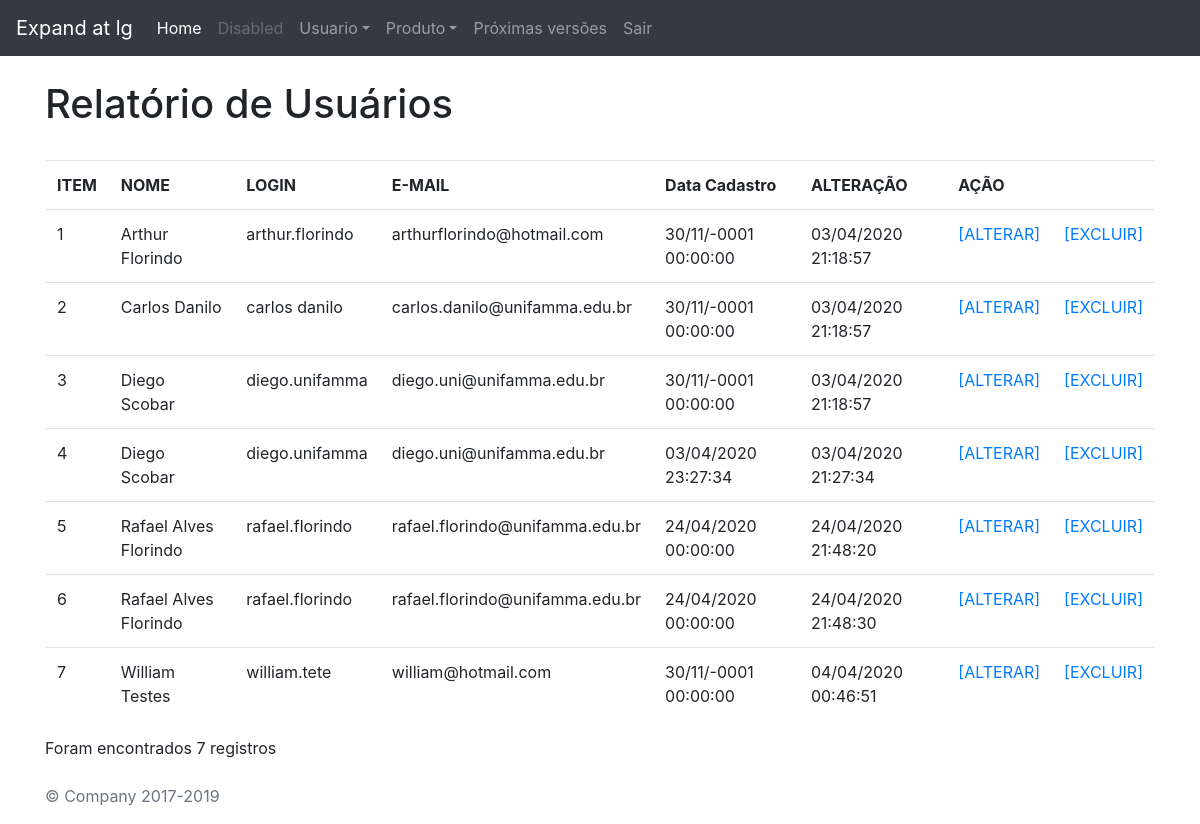
The page /view/relatorioTelaUsuario.php (signed in) on the database its author committed.
### tables this page shows
CREATE TABLE `usuario` (
  `id` int(11) NOT NULL,
  `nome` varchar(255) NOT NULL,
  `email` varchar(255) NOT NULL,
  `login` varchar(30) NOT NULL,
  `senha` varchar(50) NOT NULL,
  `dataCadastro` datetime NOT NULL,
  `dataAlteracao` timestamp NOT NULL DEFAULT CURRENT_TIMESTAMP ON UPDATE CURRENT_TIMESTAMP,
  `ativo` tinyint(4) NOT NULL
);

### model/Usuario.php (called while the page is built, shortened)
<?php
class Usuario
{
  private $conexao;
  function __construct()
  {
    include ("Conexao.php");
    $conectar = new Conectar();
    $this->conexao=$conectar->conectar();
  }
  public function getConexao(){
    return $this->conexao;
  }
  public function relatorioSimples(){
    if($this->getConexao()){
      $query = "SELECT
      id, nome, email, login, senha, dataCadastro, dataAlteracao FROM usuario
      order by nome asc
      ";
      $busca = $this->conexao->query($query);
      $retornoBanco = array();
      while ($linha = $busca->fetch_array()) {
        $retornoBanco[] = $linha;
      }
      return $retornoBanco;
    }else{
      echo "Erro";
    }
  }
}
?>

### model/Conexao.php (called while the page is built)
<?php
class Conectar
{
  private $host, $usuario, $senha, $database;
  private $conectar;
  function __construct(){
    $this->host = "localhost";
    $this->usuario = "root";
    $this->senha = "";
    $this->database = "unifamma";
  }
  public function conectar(){
    $this->conectar = new Mysqli($this->host,
                          $this->usuario,
                          $this->senha,
                          $this->database);
    return $this->getConectar();
  }
  public function getConectar(){
    return $this->conectar;
  }
}
 ?>

### controller/relatorio.php (called while the page is built)
<?php
  include ("../model/Usuario.php");
  $objRelatorio = new Usuario();
  if ($tipo=="usuario"){
    $retorno = $objRelatorio->relatorioSimples();
    return $retorno;
  }elseif ($tipo=="unico") {
    $retorno = $objRelatorio->relatorioUnico($id);
    return $retorno;
  }
?>

### view/relatorioTelaUsuario.php (the view, shortened to what this page needs)
<!DOCTYPE html>
<html lang="pt-br" dir="ltr">
  <head>
    <link href="../bootstrap-4.4.1/dist/css/bootstrap.min.css" rel="stylesheet">
  </head>
  <body>
    <nav class="navbar navbar-expand-lg navbar-dark bg-dark">
      <a class="navbar-brand" href="#">Expand at lg</a>
      <div class="collapse navbar-collapse" id="navbarsExample05">
        <ul class="navbar-nav mr-auto">
          <li class="nav-item active">
            <a class="nav-link" href="../index.php">Home <span class="sr-only">(current)</span></a>
          </li>
          <li class="nav-item">
            <a class="nav-link disabled" href="#" tabindex="-1" aria-disabled="true">Disabled</a>
          </li>
          <li class="nav-item dropdown">
            <a class="nav-link dropdown-toggle" href="#" id="dropdown05" data-toggle="dropdown" aria-haspopup="true" aria-expanded="false">Usuario</a>
          </li>
          <li class="nav-item dropdown">
            <a class="nav-link dropdown-toggle" href="#" id="dropdown05" data-toggle="dropdown" aria-haspopup="true" aria-expanded="false">Produto</a>
          </li>
          <li class="nav-item">
            <a class="nav-link" href="ProximaVersao.php">Próximas versões</a>
          </li>
          <li class="nav-item">
            <a class="nav-link" href="../deslogar.php">Sair</a>
          </li>
        </ul>
      </div>
    </nav>
<div class="container">
  <div class="row">
    <div class="col">
    </div>
  </div>
  <div class="row">
    <div class="col">
      <h1>Relatório de Usuários</h1>
      <br>
    </div>
  </div>
  <div class="row">
    <div class="col">
      <div class="table-responsive">
         <table class="table">
           <th>ITEM</th>
           <th>NOME</th>
           <th>LOGIN</th>
           <th>E-MAIL</th>
           <th>Data Cadastro</th>
           <th>ALTERAÇÃO</th>
           <th colspan="2">AÇÃO</th>
           <?php
            $tipo = "usuario";
            include("../controller/relatorio.php");
            $i = 1;
            foreach ($retorno as $value) {
              $id = $value["id"];
              ?>
              <tr>
                <td><?=$i++?></td>
                <td><?=$value["nome"];?></td>
                <td><?=$value["login"];?></td>
                <td><?=$value["email"];?></td>
                <td>
                <?php
                  $dataCadastro = new DateTime($value["dataCadastro"]);
                  echo $dataCadastro->format("d/m/Y H:i:s") . ' ';
                ?>
                </td>
                <td>
                <?php
                  $dataAlteracao = new DateTime($value["dataAlteracao"]);
                  echo $dataAlteracao->format("d/m/Y H:i:s") . ' ';
                ?>
                </td>
                <td><?php echo "<a href=alterarUsuario.php?id=$id>
                    [ALTERAR]
                  </a>";?>
                </td>
                <td><?php echo "<a href=../controller/excluirLogin.php?id=$id>
                    [EXCLUIR]
                  </a>";?>
                </td>
              </tr>
              <?php
            }
            ?>
         </table>
         <?php
            echo "Foram encontrados " . count($retorno) . " registros";
          ?>
        </div>
    </div>
  </div>
  <div class="row">
    <div class="col">
    </div>
  </div>
<footer class="bd-footer text-muted">
<p>&copy; Company 2017-2019</p>
</footer>
  </body>
  </html>

### rows shown on the page
usuario: nome "Arthur Florindo", login "arthur.florindo", email "arthurflorindo@hotmail.com", dataCadastro "30/11/-0001 00:00:00", dataAlteracao "03/04/2020 21:18:57"
usuario: nome "Carlos Danilo", login "carlos danilo", email "carlos.danilo@unifamma.edu.br", dataCadastro "30/11/-0001 00:00:00", dataAlteracao "03/04/2020 21:18:57"
usuario: nome "Diego Scobar", login "diego.unifamma", email "diego.uni@unifamma.edu.br", dataCadastro "30/11/-0001 00:00:00", dataAlteracao "03/04/2020 21:18:57"
usuario: nome "Diego Scobar", login "diego.unifamma", email "diego.uni@unifamma.edu.br", dataCadastro "03/04/2020 23:27:34", dataAlteracao "03/04/2020 21:27:34"
usuario: nome "Rafael Alves Florindo", login "rafael.florindo", email "rafael.florindo@unifamma.edu.br", dataCadastro "24/04/2020 00:00:00", dataAlteracao "24/04/2020 21:48:20"
usuario: nome "Rafael Alves Florindo", login "rafael.florindo", email "rafael.florindo@unifamma.edu.br", dataCadastro "24/04/2020 00:00:00", dataAlteracao "24/04/2020 21:48:30"
usuario: nome "William Testes", login "william.tete", email "william@hotmail.com", dataCadastro "30/11/-0001 00:00:00", dataAlteracao "04/04/2020 00:46:51"

### other values the page prints
count($retorno) "7"
